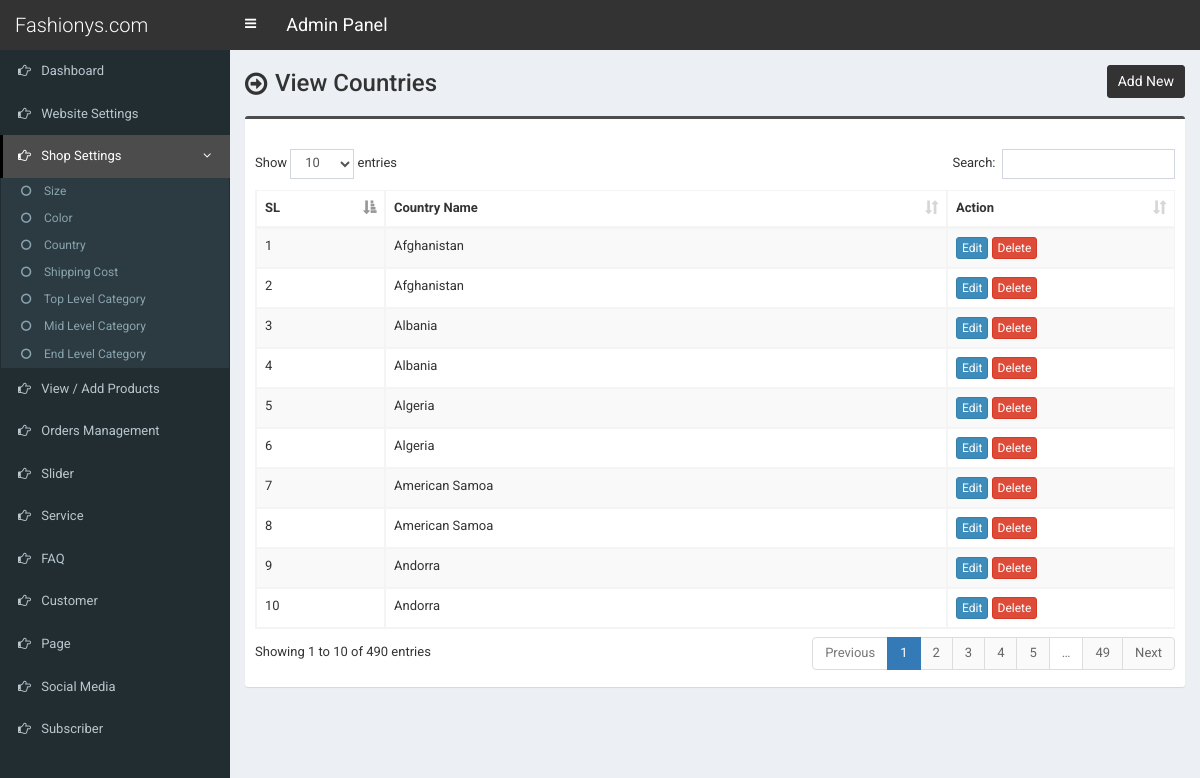
Screenshot of /admin/country.php with the database file from the repository.
### tables this page shows
CREATE TABLE `tbl_country` (
  `country_id` int(11) NOT NULL,
  `country_name` varchar(100) NOT NULL DEFAULT ''
);

### admin/country.php (the view, shortened to what this page needs)
<?php require_once('header.php'); ?>
<section class="content-header">
	<div class="content-header-left">
		<h1>View Countries</h1>
	</div>
	<div class="content-header-right">
		<a href="country-add.php" class="btn btn-primary btn-sm">Add New</a>
	</div>
</section>
<section class="content">
  <div class="row">
    <div class="col-md-12">
      <div class="box box-info">
        <div class="box-body table-responsive">
          <table id="example1" class="table table-bordered table-striped">
			<thead>
			    <tr>
			        <th>SL</th>
			        <th>Country Name</th>
			        <th>Action</th>
			    </tr>
			</thead>
            <tbody>
            	<?php
            	$i=0;
            	$statement = $pdo->prepare("SELECT * FROM tbl_country ORDER BY country_id ASC");
            	$statement->execute();
            	$result = $statement->fetchAll(PDO::FETCH_ASSOC);
            	foreach ($result as $row) {
            		$i++;
            		?>
					<tr>
	                    <td><?php echo $i; ?></td>
	                    <td><?php echo $row['country_name']; ?></td>
	                    <td>
	                        <a href="country-edit.php?id=<?php echo $row['country_id']; ?>" class="btn btn-primary btn-xs">Edit</a>
	                        <a href="#" class="btn btn-danger btn-xs" data-href="country-delete.php?id=<?php echo $row['country_id']; ?>" data-toggle="modal" data-target="#confirm-delete">Delete</a>
	                    </td>
	                </tr>
            		<?php
            	}
            	?>
            </tbody>
          </table>
        </div>
      </div>
</section>
<?php require_once('footer.php'); ?>

### admin/style.css (style rules this page uses)
body { font-size: 13px; font-family: 'Roboto', sans-serif; }
.content-header>h1, .content-header .content-header-left h1 { font-family: 'Roboto', sans-serif; }
.box-info { padding-top: 20px; }
.content-header { overflow: hidden; }
.content-header .content-header-left { float: left; padding-top: 5px; }
.content-header .content-header-right { float: right; }
.content-header .content-header-left h1 { margin-top: 0; margin-bottom: 0; padding-left: 30px; padding-bottom: 5px; font-size: 24px; position: relative; }
.content-header .content-header-left h1:before { position: absolute; top: 0; left: 0; font-family: 'FontAwesome', sans-serif; font-size: 26px; content: '\f18e'; }
.content-header .content-header-right a { position: relative; font-size: 14px; }
.box.box-info { border-top-color: #4c4c4c; }
.content-header .content-header-right a { background-color: #333333; border-color: #333333; }

### rows the page displays
tbl_country: country_name "Afghanistan"
tbl_country: country_name "Afghanistan"
tbl_country: country_name "Albania"
tbl_country: country_name "Albania"
tbl_country: country_name "Algeria"
tbl_country: country_name "Algeria"
tbl_country: country_name "American Samoa"
tbl_country: country_name "American Samoa"
tbl_country: country_name "Andorra"
tbl_country: country_name "Andorra"
